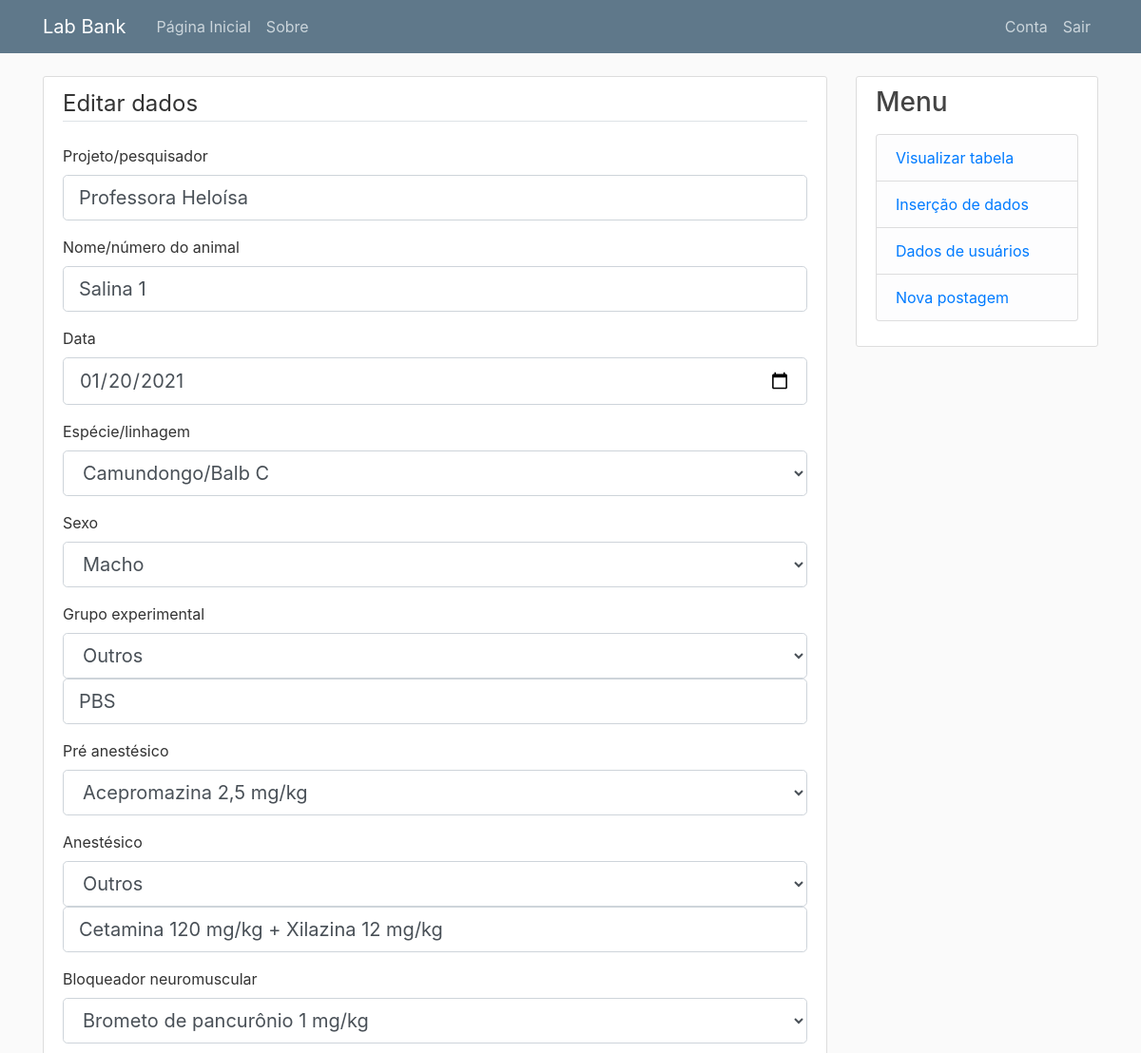
Page /table/update_data/10 (signed in, upper part) on the earlier database version.
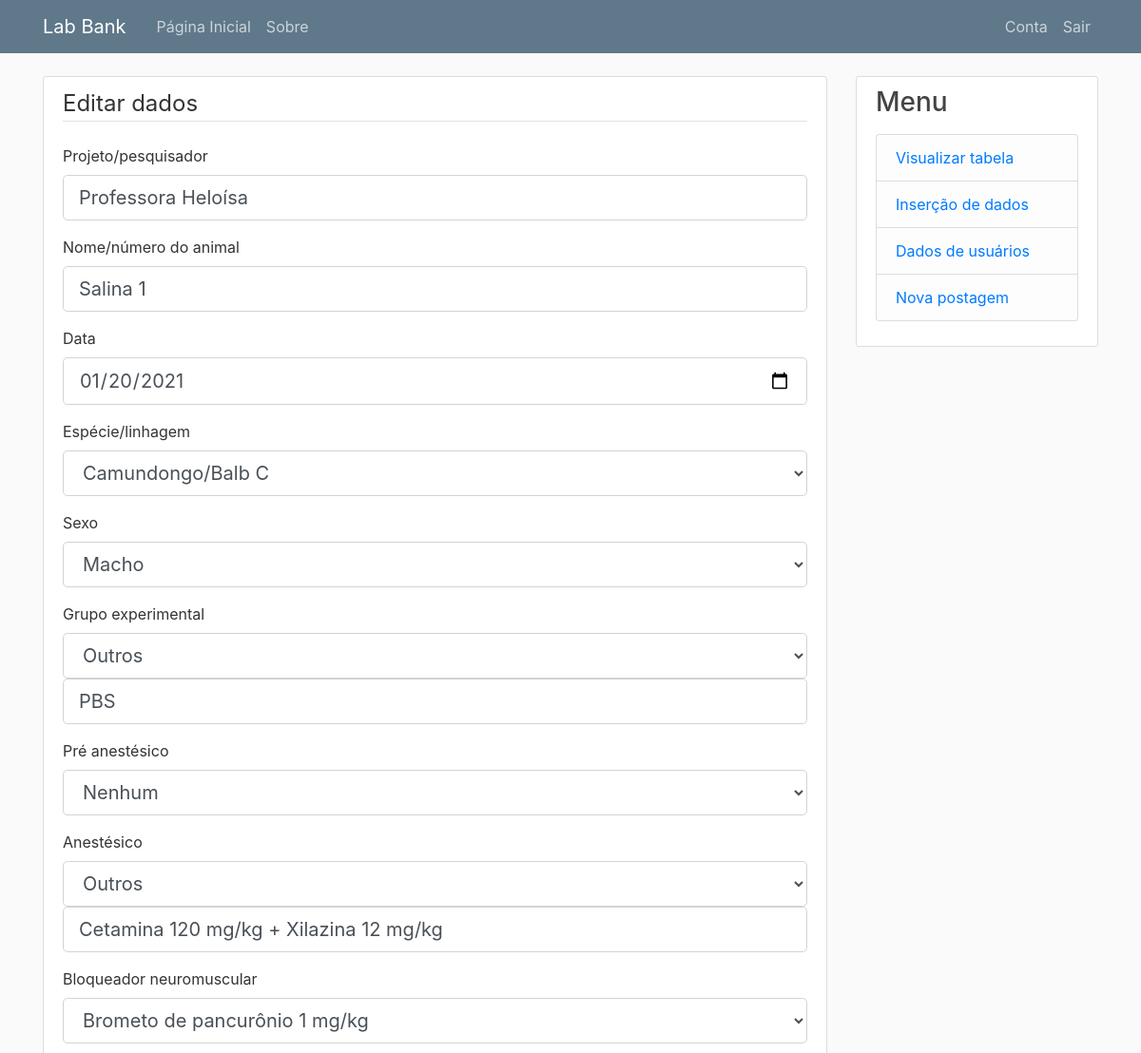
Same page on the later database version.
### lab_bank/models.py (models this page shows)
class Subject(db.Model):
    id = db.Column(db.Integer, primary_key=True)
    date = db.Column(db.Date, nullable=False)
    lineage = db.Column(db.String(50), nullable=False)
    sex = db.Column(db.String(50), nullable=False)
    ova_or_control = db.Column(db.String(50), nullable=False)
    dead_or_alive = db.Column(db.String(50), nullable=False)
    acepromazine = db.Column(db.String(50), nullable=False)
    anesthesic = db.Column(db.String(50), nullable=False)
    neuromuscular_blocker = db.Column(db.String(50), nullable=False)
    age = db.Column(db.Float, nullable=False)
    weight = db.Column(db.Float, nullable=False)
    project = db.Column(db.String(255), nullable=True)
    name_number = db.Column(db.String(255), nullable=True)
    naso_anal_length = db.Column(db.Float, nullable=True)
    bronchoalveolar_lavage = db.Column(db.Float, nullable=True)
    user_id = db.Column(db.Integer, db.ForeignKey('user.id'), nullable=False)
    excel_file_path = db.Column(db.String(255), nullable=True)
    flexivent = db.Column(db.String(50), nullable=False)
    date_created = db.Column(db.DateTime, default=datetime.utcnow)
    observations = db.Column(Text, nullable=True)

### lab_bank/table/routes.py (the view)
@table.route('/table/update_data/<int:subject_id>', methods=['GET', 'POST'])
@login_required
def update_data(subject_id):
    subject = Subject.query.get_or_404(subject_id)
    if subject.user_id != current_user.id:
        abort(403)
    form = InsertDataForm()
    if form.validate_on_submit():
        subject.lineage = form.lineage.data
        if subject.lineage == 'Outros' and form.other_lineage.data:
            subject.lineage = form.other_lineage.data
        subject.sex = form.sex.data
        if subject.sex == 'Outros' and form.other_sex.data:
            subject.sex = form.other_sex.data
        subject.ova_or_control = form.ova_or_control.data
        if subject.ova_or_control == 'Outros' and form.other_ova_or_control.data:
            subject.ova_or_control = form.other_ova_or_control.data
        subject.dead_or_alive = form.dead_or_alive.data
        if subject.dead_or_alive == 'Outros' and form.other_dead_or_alive.data:
            subject.dead_or_alive = form.other_dead_or_alive.data
        subject.acepromazine = form.acepromazine.data
        if subject.acepromazine == 'Outros' and form.other_acepromazine.data:
            subject.acepromazine = form.other_acepromazine.data
        subject.anesthesic = form.anesthesic.data
        if subject.anesthesic == 'Outros' and form.other_anesthesic.data:
            subject.anesthesic = form.other_anesthesic.data
        subject.neuromuscular_blocker = form.neuromuscular_blocker.data
        if subject.neuromuscular_blocker == 'Outros' and form.other_neuromuscular_blocker.data:
            subject.neuromuscular_blocker = form.other_neuromuscular_blocker.data
        subject.project = form.project.data if form.project.data else ''
        subject.name_number = form.name_number.data if form.name_number.data else ''
        subject.date = form.date.data
        subject.sex = form.sex.data
        subject.age = form.age.data
        subject.weight = form.weight.data
        subject.naso_anal_length = form.naso_anal_length.data
        subject.bronchoalveolar_lavage = form.bronchoalveolar_lavage.data
        subject.observations = form.observations.data if form.observations.data else ''
        file = form.excel_file.data
        if file:
            timestamp = datetime.now().strftime('%Y%m%d%H%M%S')
            filename = secure_filename(f"{timestamp}_{file.filename}")
            upload_folder = os.path.join(current_app.root_path, 'static', 'uploads')
            os.makedirs(upload_folder, exist_ok=True)
            file_path = os.path.join(upload_folder, filename)
            file.save(file_path)
            subject.excel_file_path = file_path  # Update the file path in the database
        db.session.commit()
        flash('Edição bem sucedida', 'success')
        return redirect(url_for('table.display_table'))
    elif request.method == 'GET':
        form.lineage.data = subject.lineage if subject.lineage in ['Camundongo/Balb C', 'Camundongo/C57', 'Rato/Wistar', 'Outros'] else 'Outros'
        form.other_lineage.data = subject.lineage if subject.lineage not in ['Camundongo/Balb C', 'Camundongo/C57', 'Rato/Wistar', 'Outros'] else ''
        form.sex.data = subject.sex if subject.sex in ['Fêmea', 'Macho', 'Desconhecido', 'Outros'] else 'Outros'
        form.other_sex.data = subject.sex if subject.sex not in ['Fêmea', 'Macho', 'Desconhecido', 'Outros'] else ''
        form.ova_or_control.data = subject.ova_or_control if subject.ova_or_control in ['OVA', 'Controle', 'Outros'] else 'Outros'
        form.other_ova_or_control.data = subject.ova_or_control if subject.ova_or_control not in ['OVA', 'Controle', 'Outros'] else ''
        form.dead_or_alive.data = subject.dead_or_alive if subject.dead_or_alive in ['Vivo', 'Morto na anestesia (antes do experimento)', 'Morto durante o experimento', 'Outros'] else 'Outros'
        form.other_dead_or_alive.data = subject.dead_or_alive if subject.dead_or_alive not in ['Vivo', 'Morto na anestesia (antes do experimento)', 'Morto durante o experimento', 'Outros'] else ''
        form.acepromazine.data = subject.acepromazine if subject.acepromazine in ['Acepromazina 2,5 mg/kg', 'Nenhum', 'Outros'] else 'Outros'
        form.other_acepromazine.data = subject.acepromazine if subject.acepromazine not in ['Acepromazina 2,5 mg/kg', 'Nenhum', 'Outros'] else ''
        form.anesthesic.data = subject.anesthesic if subject.anesthesic in ['Cetamina 100 mg/kg + Xilazina 10 mg/kg', 'Cetamina 100 mg/kg + Xilazina 10 mg/kg + Morfina', 'Nenhum', 'Outros'] else 'Outros'
        form.other_anesthesic.data = subject.anesthesic if subject.anesthesic not in ['Cetamina 100 mg/kg + Xilazina 10 mg/kg', 'Cetamina 100 mg/kg + Xilazina 10 mg/kg + Morfina', 'Nenhum', 'Outros'] else ''
        form.neuromuscular_blocker.data = subject.neuromuscular_blocker if subject.neuromuscular_blocker in ['Brometo de pancurônio 1 mg/kg', 'Brometo de rocurônio', 'Nenhum', 'Outros'] else 'Outros'
        form.other_neuromuscular_blocker.data = subject.neuromuscular_blocker if subject.neuromuscular_blocker not in ['Brometo de pancurônio 1 mg/kg', 'Brometo de rocurônio', 'Nenhum', 'Outros'] else ''
        form.flexivent.data = subject.flexivent if subject.flexivent in ['Unicompartimental', 'Fase Cte', 'Não informado', 'Outros'] else 'Outros'
        form.other_flexivent.data = subject.flexivent if subject.flexivent not in ['Unicompartimental', 'Fase Cte', 'Não informado', 'Outros'] else ''
        form.project.data = subject.project
        form.name_number.data = subject.name_number
        form.date.data = subject.date
        form.weight.data = subject.weight
        form.age.data = subject.age
        form.naso_anal_length.data = subject.naso_anal_length
        form.bronchoalveolar_lavage.data = subject.bronchoalveolar_lavage
        form.observations.data = subject.observations
    current_file = None
    if subject.excel_file_path:
        current_file = os.path.basename(subject.excel_file_path)  # Get just the filename
    return render_template('insert_data.html', title='Editar dados', form=form, legend='Editar dados', current_file=current_file)

### lab_bank/templates/insert_data.html (shortened to what this page needs)
{% extends 'layout.html' %}
{% block content %}
    <div class='content-section'>
        <form method='POST' action='' enctype='multipart/form-data'>
            <fieldset class='form-group'>
                <legend class='border-bottom mb-4'>{{ legend }}</legend>
                <div class='form-group'>
                    {{ form.project.label(class='form-control-label') }}
                    {% if form.project.errors %}
                        {{ form.project(class='form-control form-control-lg is-invalid') }}
                        <div class="invalid-feedback">
                            {% for error in form.project.errors %}
                                <span>{{ error }}</span>
                            {% endfor %}
                        </div>
                    {% else %}
                        {{ form.project(class='form-control form-control-lg') }}
                    {% endif %}
                </div>
                <div class='form-group'>
                    {{ form.name_number.label(class='form-control-label') }}
                    {% if form.name_number.errors %}
                        {{ form.name_number(class='form-control form-control-lg is-invalid') }}
                        <div class="invalid-feedback">
                            {% for error in form.name_number.errors %}
                                <span>{{ error }}</span>
                            {% endfor %}
                        </div>
                    {% else %}
                        {{ form.name_number(class='form-control form-control-lg') }}
                    {% endif %}
                </div>
                <div class='form-group'>
                    {{ form.date.label(class='form-control-label') }}
                    {% if form.date.errors %}
                        {{ form.date(class='form-control form-control-lg is-invalid') }}
                        <div class="invalid-feedback">
                            {% for error in form.date.errors %}
                                <span>{{ error }}</span>
                            {% endfor %}
                        </div>
                    {% else %}
                        {{ form.date(class='form-control form-control-lg') }}
                    {% endif %}
                </div>
                <div class='form-group'>
                    {{ form.lineage.label(class='form-control-label') }}
                    {% if form.lineage.errors %}
                        {{ form.lineage(class='form-control form-control-lg is-invalid', onchange="toggleOtherInput('lineage')") }}
                        <div class="invalid-feedback">
                            {% for error in form.lineage.errors %}
                                <span>{{ error }}</span>
                            {% endfor %}
                        </div>
                    {% else %}
                        {{ form.lineage(class='form-control form-control-lg', onchange="toggleOtherInput('lineage')") }}
                    {% endif %}
                </div>
				<div class='form-group'>
					{{ form.sex.label(class='form-control-label') }}
					{% if form.sex.errors %}
						{{ form.sex(class='form-control form-control-lg is-invalid', onchange="toggleOtherInput('sex')") }}
						<div class="invalid-feedback">
							{% for error in form.sex.errors %}
								<span>{{ error }}</span>
							{% endfor %}
						</div>
					{% else %}
						{{ form.sex(class='form-control form-control-lg', onchange="toggleOtherInput('sex')") }}
					{% endif %}
				</div>
                <div class='form-group'>
                    {{ form.ova_or_control.label(class='form-control-label') }}
                    {% if form.ova_or_control.errors %}
                        {{ form.ova_or_control(class='form-control form-control-lg is-invalid', onchange="toggleOtherInput('ova_or_control')") }}
                        <div class="invalid-feedback">
                            {% for error in form.ova_or_control.errors %}
                                <span>{{ error }}</span>
                            {% endfor %}
                        </div>
                    {% else %}
                        {{ form.ova_or_control(class='form-control form-control-lg', onchange="toggleOtherInput('ova_or_control')") }}
                    {% endif %}
                    <div id="other-ova-container" style="display: none;">
                        {{ form.other_ova_or_control(class='form-control form-control-lg') }}
                    </div>
                </div>
                <div class='form-group'>
                    {{ form.acepromazine.label(class='form-control-label') }}
                    {% if form.acepromazine.errors %}
                        {{ form.acepromazine(class='form-control form-control-lg is-invalid', onchange="toggleOtherInput('acepromazine')") }}
                        <div class="invalid-feedback">
                            {% for error in form.acepromazine.errors %}
                                <span>{{ error }}</span>
                            {% endfor %}
                        </div>
                    {% else %}
                        {{ form.acepromazine(class='form-control form-control-lg', onchange="toggleOtherInput('acepromazine')") }}
                    {% endif %}
                </div>
				<div class='form-group'>
					{{ form.anesthesic.label(class='form-control-label') }}
					{% if form.anesthesic.errors %}
						{{ form.anesthesic(class='form-control form-control-lg is-invalid', onchange="toggleOtherInput('anesthesic')") }}
						<div class="invalid-feedback">
							{% for error in form.anesthesic.errors %}
								<span>{{ error }}</span>
							{% endfor %}
						</div>
					{% else %}
						{{ form.anesthesic(class='form-control form-control-lg', onchange="toggleOtherInput('anesthesic')") }}
					{% endif %}
					<div id="other-anesthesic-container" style="display: none;">
						{{ form.other_anesthesic(class='form-control form-control-lg') }}
					</div>
				</div>
				<div class='form-group'>
					{{ form.neuromuscular_blocker.label(class='form-control-label') }}
					{% if form.neuromuscular_blocker.errors %}
						{{ form.neuromuscular_blocker(class='form-control form-control-lg is-invalid', onchange="toggleOtherInput('neuromuscular_blocker')") }}
						<div class="invalid-feedback">
							{% for error in form.neuromuscular_blocker.errors %}
								<span>{{ error }}</span>
							{% endfor %}
						</div>
					{% else %}
						{{ form.neuromuscular_blocker(class='form-control form-control-lg', onchange="toggleOtherInput('neuromuscular_blocker')") }}
					{% endif %}
				</div>
            </fieldset>
        </form>
    </div>
{% endblock %}

### lab_bank/templates/layout.html (shortened to what this page needs)
<!DOCTYPE html>
<html>
	<head>
		<link rel="stylesheet" href="https://maxcdn.bootstrapcdn.com/bootstrap/4.0.0/css/bootstrap.min.css">
		<link rel="stylesheet" type="text/css" href="{{ url_for('static', filename='main.css') }}">
</head>
					<body>
						<header class="site-header">
							<nav class="navbar navbar-expand-md navbar-dark bg-steel fixed-top">
								<div class="container">
									<a class="navbar-brand mr-4" href="/">Lab Bank</a>
									<div class="collapse navbar-collapse" id="navbarToggle">
										<div class="navbar-nav mr-auto">
											<a class="nav-item nav-link" href="{{ url_for('main.home') }}">Página Inicial</a>
											<a class="nav-item nav-link" href="{{ url_for('main.about') }}">Sobre</a>
										</div>
										<div class="navbar-nav">
										{% if current_user.is_authenticated %}
											<a class="nav-item nav-link" href="{{ url_for('users.account') }}">Conta</a>
											<a class="nav-item nav-link" href="{{ url_for('users.logout') }}">Sair</a>
		{% else %}
		  <a class="nav-item nav-link" href="{{ url_for('users.login') }}">Entrar</a>
											<a class="nav-item nav-link" href="{{ url_for('users.register') }}">Registrar</a>
		{% endif %}
	</div>
									</div>
								</div>
							</nav>
						</header>
						<main role="main" class="container">
							<div class="row">
								<div class="col-md-9">
          {% block content %}{% endblock %}
        </div>
								<div class="col-md-3">
									<div class="content-section">
										<h3>Menu</h3>
										<p class='text-muted'>
											<ul class="list-group">
												<li class="list-group-item list-group-item-light">
												<a href = "{{ url_for('table.display_table') }}"> Visualizar tabela </a>
												</li>
												<li class="list-group-item list-group-item-light">
												<a href = "{{ url_for('table.insert_data') }}"> Inserção de dados </a>
												</li>
												<li class="list-group-item list-group-item-light">
												<a href = "{{ url_for('users.user_list') }}"> Dados de usuários </a>
												</li>
												<li class="list-group-item list-group-item-light">
													{% if current_user.is_authenticated %}
														<a href="{{ url_for('posts.new_post') }}">Nova postagem</a>
													{% endif %}
												</li>
											</ul>
										</p>
									</div>
								</div>
							</div>
						</main>

Differences in the rows shown:
changed Subject "Professora Heloísa": acepromazine "Acepromazina 2,5 mg/kg" → "Nenhum"
